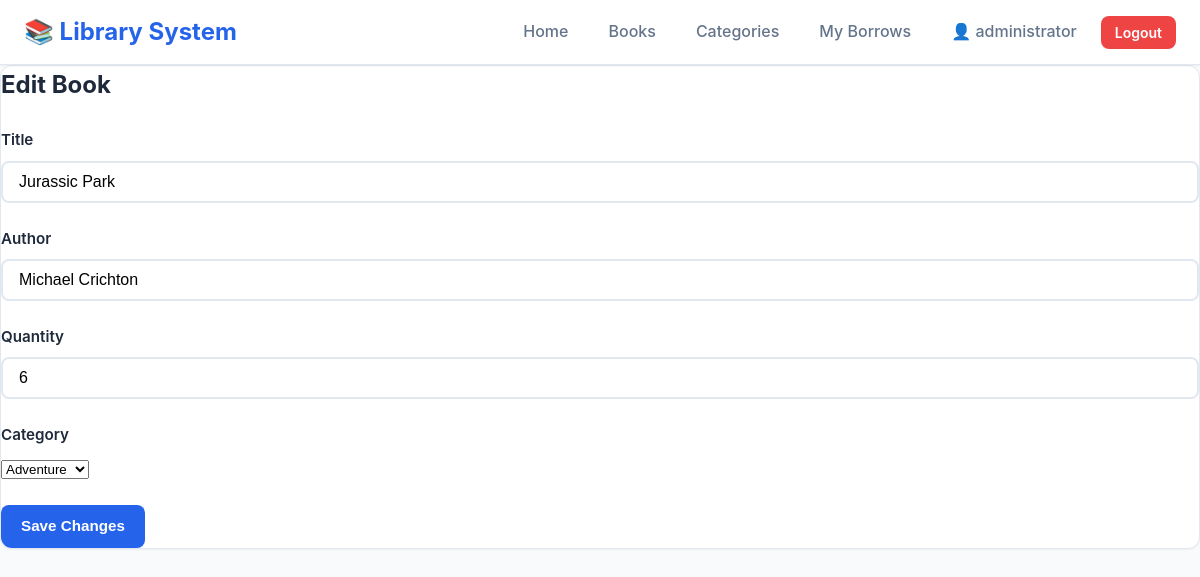
Page /books/edit/3 (signed in) on the committed database.
### library_app_2025/models.py (models this page shows, shortened)
class User(db.Model, UserMixin):
    id = db.Column(db.Integer, primary_key=True)
    username = db.Column(db.String(150), unique=True, nullable=False)
    password = db.Column(db.String(255), nullable=False)
    role = db.Column(db.String(50), nullable=False, default='user')  # 'admin' or 'user'
    borrows = db.relationship('Borrow', backref='user', lazy=True)

class Book(db.Model):
    id = db.Column(db.Integer, primary_key=True)
    title = db.Column(db.String(100), nullable=False)
    author = db.Column(db.String(100), nullable=False)
    quantity = db.Column(db.Integer, nullable=False, default=0)
    category_id = db.Column(db.Integer, db.ForeignKey('category.id'), nullable=True)
    borrows = db.relationship('Borrow', backref='book', lazy=True)

class Category(db.Model):
    id = db.Column(db.Integer, primary_key=True)
    name = db.Column(db.String(50), unique=True, nullable=False)
    books = db.relationship('Book', backref='category', lazy=True)

### library_app_2025/app.py (the view, shortened to what this page needs)
@app.route('/books/edit/<int:book_id>', methods=['GET', 'POST'])
def edit_book(book_id):
    book = Book.query.get_or_404(book_id)
    categories = Category.query.order_by(Category.name.asc()).all()
    return render_template('edit_book.html', book=book, categories=categories)

### library_app_2025/app.py (called while the page is built)
@login_manager.user_loader
def load_user(user_id):
    return User.query.get(int(user_id))

### library_app_2025/templates/edit_book.html (shortened to what this page needs)
{% extends 'base.html' %}
{% block content %}
<div class="row">
  <div class="col-lg-6 mx-auto">
    <div class="card p-4">
      <h2 class="h4 mb-3">Edit Book</h2>
      <form method="POST">
        <div class="mb-3">
          <label class="form-label">Title</label>
          <input name="title" class="form-control" value="{{ book.title }}" required>
        </div>
        <div class="mb-3">
          <label class="form-label">Author</label>
          <input name="author" class="form-control" value="{{ book.author }}" required>
        </div>
        <div class="mb-3">
          <label class="form-label">Quantity</label>
          <input type="number" name="quantity" class="form-control" min="0" value="{{ book.quantity }}" required>
        </div>
        <div class="mb-3">
          <label class="form-label">Category</label>
          <select name="category" class="form-select">
            {% for c in categories %}
              <option value="{{ c.id }}" {% if book.category_id == c.id %}selected{% endif %}>{{ c.name }}</option>
            {% endfor %}
          </select>
        </div>
        <div class="d-grid">
          <button class="btn btn-primary" type="submit">Save Changes</button>
        </div>
      </form>
    </div>
  </div>
</div>
{% endblock %}

### library_app_2025/templates/base.html (shortened to what this page needs)
<!DOCTYPE html>
<html lang="en">
<head>
    <link rel="stylesheet" href="{{ url_for('static', filename='style.css') }}">
</head>
<body>
    <nav class="navbar">
        <div class="navbar-container">
            <a href="{{ url_for('index') }}" class="navbar-brand">
                📚 Library System
            </a>
            <ul class="navbar-nav">
                {% if current_user.is_authenticated %}
                    <li><a href="{{ url_for('index') }}" class="nav-link">Home</a></li>
                    <li><a href="{{ url_for('view_books') }}" class="nav-link">Books</a></li>
                    <li><a href="{{ url_for('view_categories') }}" class="nav-link">Categories</a></li>
                    <li><a href="{{ url_for('my_borrows') }}" class="nav-link">My Borrows</a></li>
                    <li><span class="nav-link text-muted">👤 {{ current_user.username }}</span></li>
                    <li><a href="{{ url_for('logout') }}" class="btn btn-sm btn-danger">Logout</a></li>
                {% else %}
                    <li><a href="{{ url_for('login') }}" class="btn btn-sm btn-primary">Login</a></li>
                    <li><a href="{{ url_for('register') }}" class="btn btn-sm btn-outline">Register</a></li>
                {% endif %}
            </ul>
        </div>
    </nav>
    {% block content %}{% endblock %}
</body>
</html>

### library_app_2025/static/Images/style.css (style rules this page uses)
:root { --primary-color: #2563eb; --primary-hover: #1d4ed8; --secondary-color: #64748b; --success-color: #10b981; --warning-color: #f59e0b; --danger-color: #ef4444; --info-color: #3b82f6; --background: #f8fafc; --surface: #ffffff; --text-primary: #1e293b; --text-secondary: #64748b; --border-color: #e2e8f0; --shadow-sm: 0 1px 2px 0 rgba(0, 0, 0, 0.05); --shadow-md: 0 4px 6px -1px rgba(0, 0, 0, 0.1), 0 2px 4px -1px rgba(0, 0, 0, 0.06); --shadow-lg: 0 10px 15px -3px rgba(0, 0, 0, 0.1), 0 4px 6px -2px rgba(0, 0, 0, 0.05); --radius-sm: 0.375rem; --radius-md: 0.5rem; --radius-lg: 0.75rem; }
* { margin: 0; padding: 0; box-sizing: border-box; }
body { font-family: -apple-system, BlinkMacSystemFont, 'Segoe UI', Roboto, 'Helvetica Neue', Arial, sans-serif; background-color: var(--background); color: var(--text-primary); line-height: 1.6; min-height: 100vh; }
.navbar { background-color: var(--surface); box-shadow: var(--shadow-sm); border-bottom: 1px solid var(--border-color); position: sticky; top: 0; z-index: 1000; }
.navbar-container { max-width: 1280px; margin: 0 auto; padding: 0 1.5rem; display: flex; justify-content: space-between; align-items: center; min-height: 4rem; }
.navbar-brand { font-size: 1.5rem; font-weight: 700; color: var(--primary-color); text-decoration: none; display: flex; align-items: center; gap: 0.5rem; }
.navbar-nav { list-style: none; display: flex; gap: 0.5rem; align-items: center; }
.nav-link { color: var(--text-secondary); text-decoration: none; padding: 0.5rem 1rem; border-radius: var(--radius-md); transition: all 0.2s; font-weight: 500; }
.card { background-color: var(--surface); border-radius: var(--radius-lg); box-shadow: var(--shadow-sm); border: 1px solid var(--border-color); overflow: hidden; margin-bottom: 1.5rem; }
.btn { display: inline-block; padding: 0.625rem 1.25rem; font-size: 0.95rem; font-weight: 600; text-align: center; text-decoration: none; border: none; border-radius: var(--radius-md); cursor: pointer; transition: all 0.2s; line-height: 1.5; }
.btn-primary { background-color: var(--primary-color); color: white; }
.btn-danger { background-color: var(--danger-color); color: white; }
.btn-sm { padding: 0.375rem 0.875rem; font-size: 0.875rem; }
.form-label { display: block; font-weight: 600; margin-bottom: 0.5rem; color: var(--text-primary); font-size: 0.95rem; }
.form-control { width: 100%; padding: 0.625rem 1rem; font-size: 1rem; border: 2px solid var(--border-color); border-radius: var(--radius-md); background-color: var(--surface); transition: all 0.2s; }
.text-muted { color: var(--text-secondary); }
.mb-3 { margin-bottom: 1.5rem; }

### rows in the picture
User: username "administrator"
Book: title "Jurassic Park", author "Michael Crichton", quantity "6", category "Adventure"
